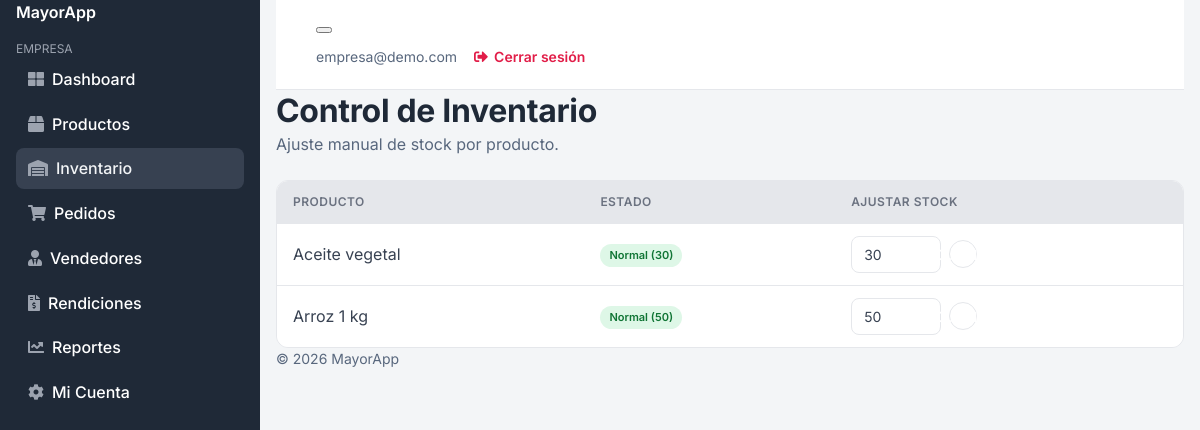
The app's page /mayorista/inventario/ (signed in) with its own data.
### appDjango/models.py (models this page shows, shortened)
class Producto(models.Model):
    UNIDAD_CHOICES = [
        ("unidad", "Unidad"),
        ("caja", "Caja"),
        ("kg", "Kilogramo"),
    ]
    mayorista = models.ForeignKey(
        Mayorista, on_delete=models.CASCADE, related_name="productos"
    )
    nombre = models.CharField(max_length=255)
    foto_url = models.TextField()
    precio = models.DecimalField(max_digits=10, decimal_places=2)
    stock = models.PositiveIntegerField(default=0)
    minimo_compra = models.PositiveIntegerField(default=1)
    unidad = models.CharField(max_length=20, choices=UNIDAD_CHOICES, default="unidad")
    activo = models.BooleanField(default=True)

### appDjango/views.py (the view, shortened to what this page needs)
# urls.py: path("mayorista/inventario/", views.mayorista_inventario, name="portal_mayorista_inventario"),
@mayorista_required
def mayorista_inventario(request):
    productos = Producto.objects.filter(mayorista=request.mayorista).order_by("nombre")
    return render(request, "mayorista/inventario.html", {"productos": productos, "stock_critico": STOCK_CRITICO})

### appDjango/views.py (called while the page is built)
def mayorista_required(view_func):
    @wraps(view_func)
    def wrapper(request, *args, **kwargs):
        if not request.user.is_authenticated or not hasattr(request.user, "perfil_mayorista"):
            return redirect("portal_login_mayorista")
        request.mayorista = request.user.perfil_mayorista
        return view_func(request, *args, **kwargs)
    return wrapper

### appDjango/templates/mayorista/inventario.html (shortened to what this page needs)
{% extends 'layouts/base.html' %}
{% block content %}
  <div class="mb-4">
    <h1 class="h4 mb-0">Control de Inventario</h1>
    <p class="text-muted mb-0">Ajuste manual de stock por producto.</p>
  </div>
  <div class="table-card">
    <table>
      <thead>
        <tr><th>Producto</th><th>Estado</th><th>Ajustar Stock</th></tr>
      </thead>
      <tbody>
        {% for producto in productos %}
          <tr>
            <td>{{ producto.nombre }}</td>
            <td>
              {% if producto.stock < stock_critico %}
                <span class="portal-badge portal-badge-red">Agotándose ({{ producto.stock }})</span>
              {% else %}
                <span class="portal-badge portal-badge-green">Normal ({{ producto.stock }})</span>
              {% endif %}
            </td>
            <td>
              <form method="post" class="portal-qty-control">
                <input type="number" name="stock" value="{{ producto.stock }}" min="0" style="width:90px;">
                <button type="submit" class="btn btn-primary" style="padding:6px 12px;">Guardar</button>
              </form>
            </td>
          </tr>
        {% empty %}
          <tr><td colspan="3">No hay productos registrados.</td></tr>
        {% endfor %}
      </tbody>
    </table>
  </div>
{% endblock %}

### appDjango/templates/includes/navigation.html (shortened to what this page needs)
<nav class="navbar navbar-top navbar-expand border-bottom">
  <div class="container-fluid px-0">
    <button class="navbar-toggler d-lg-none me-3" type="button" data-bs-toggle="collapse" data-bs-target="#sidebarMenu" aria-controls="sidebarMenu" aria-label="Abrir menú">
    </button>
    <div class="d-flex align-items-center ms-auto">
      {% if user.is_authenticated %}
        <span class="text-muted small me-3">{{ user.username }}</span>
        <a href="{% url 'portal_logout' %}" class="btn btn-outline-danger btn-sm">
          <i class="fas fa-sign-out-alt"></i> Cerrar sesión
        </a>
      {% endif %}
    </div>
  </div>
</nav>

### records on screen
Producto: nombre "Aceite vegetal", stock "30"
Producto: nombre "Arroz 1 kg", stock "50"

### other values on screen
{{ user.username }} "empresa@demo.com"
